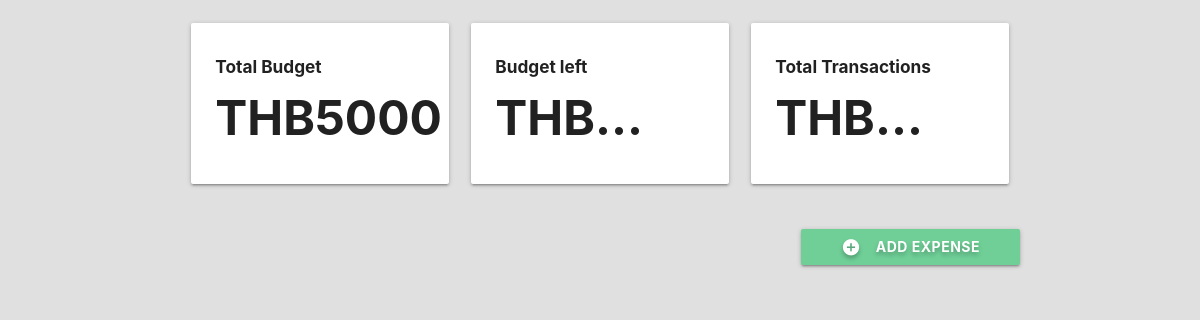
The page /first-web-app on the database as committed earlier.
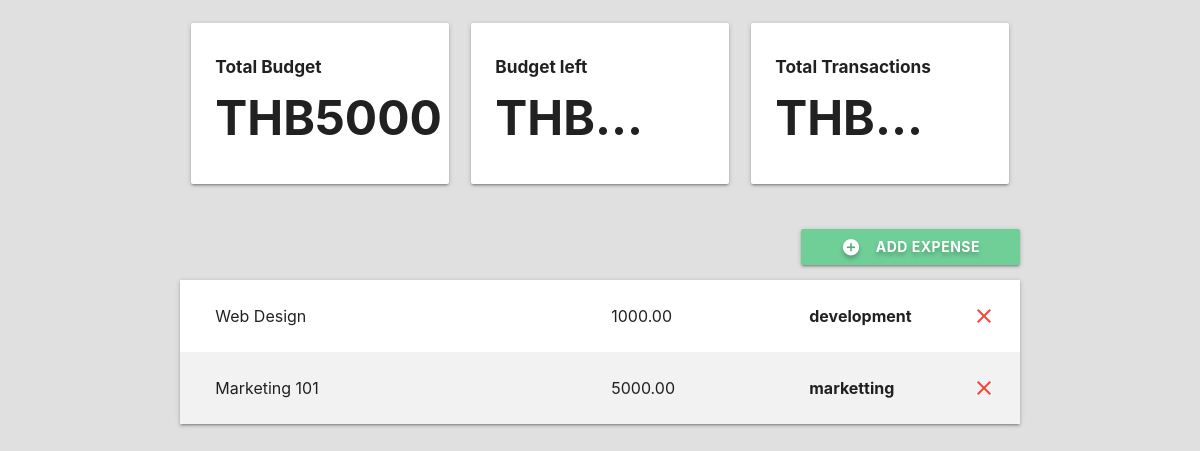
The same page on the database as committed later.
### budget/models.py (models this page shows, shortened)
class Project(models.Model):
    name = models.CharField(max_length=100)
    slug = models.SlugField(max_length=100, unique=True, blank=True)
    budget = models.IntegerField()

class Expense(models.Model):
    project = models.ForeignKey(Project, on_delete=models.CASCADE, related_name='expenses')
    title = models.CharField(max_length=100)
    amount = models.DecimalField(max_digits=8, decimal_places=2)
    category = models.ForeignKey(Category, on_delete=models.CASCADE)

class Category(models.Model):
    project = models.ForeignKey(Project, on_delete=models.CASCADE)
    name = models.CharField(max_length=50)

### budget/views.py (the view, shortened to what this page needs)
# urls.py: path('<slug:project_slug>', views.project_detail, name='detail')
def project_detail(request, project_slug):
    project = get_object_or_404(Project, slug=project_slug)
    if request.method == 'GET':
        category_list = Category.objects.filter(project=project)
        return render(request, 'budget/project-detail.html', {'project': project, 'expense_list': project.expenses.all(), 'category_list': category_list})
    return HttpResponseRedirect(project_slug)

### budget/templates/budget/project-detail.html (shortened to what this page needs)
{% extends 'budget/base.html' %}
{% block content %}
<div class="container">
  <section class="section section-stats">
    <div class="row">
      <div class="col s12 m12 l4">
        <div class="card-panel">
          <h6 class="bold">Total Budget</h6>
          <h1 class="bold">THB{{ project.budget }}</h1>
        </div>
      </div>
      <div class="col s12 m6 l4">
        <div class="card-panel">
          <h6 class="bold">Budget left</h6>
          <h1 class="bold">THB...</h1>
        </div>
      </div>
      <div class="col s12 m6 l4">
        <div class="card-panel">
          <h6 class="bold">Total Transactions</h6>
          <h1 class="bold">THB...</h1>
        </div>
      </div>
    </div>
  </section>
  <section class="section section-expenses">
    <div class="row">
      <button class="btn waves-effect right modal-trigger" href="#expenseModal">
        <i class="material-icons white-text left">add_circle</i>
        Add Expense
      </button>
    </div>
    <ul class="z-depth-1">
      {% for expense in expense_list %}
      <li>
        <div class="card-panel z-depth-0 expense">
          <div class="row">
            <div class="col l6">
              <span class="title">{{ expense.title }}</span>
            </div>
            <div class="col l3">
              <span class="title">{{ expense.amount }}</span>
            </div>
            <div class="col 1">
              <span class="title bold">{{ expense.category.name }}</span>
            </div>
            <i class="material-icons red-text right">close</i>
          </div>
        </div>
      </li>
      {% endfor %}
    </ul>
  </section>
</div>
{% endblock %}

### budget/templates/budget/base.html (shortened to what this page needs)
{% load static %}
<!DOCTYPE html>
<html lang="en">
<head>
  <link rel="stylesheet" href="{% static 'css/style.css' %}">
  <link rel="stylesheet" href="https://cdnjs.cloudflare.com/ajax/libs/materialize/1.0.0/css/materialize.min.css">
</head>
<body>
  {% block content %}
  {% endblock %}
</body>
</html>

### budget/static/css/style.css (style rules this page uses)
html { font-family: 'Montserrat'; background-color: #E0E0E0; }
h1, h6 { font-weight: bold; }
.bold { font-weight: bold; }
.row { margin: 0 !important; }
.section-stats h1 { font-size: 4vw; margin: 15px 0px; }
.section-expenses button { padding: 0px 40px; font-weight: bold; text-shadow: 0px 3px 4px rgba(0, 0, 0, .25); background-color: #6FCF97; }
.section-expenses .expense { font-size: 16px; border-radius: 0; margin: 0; }
.section-expenses li:nth-child(even) .expense { background-color: #F2F2F2; }

Rows that differ between the two databases and show on the page:
added Expense: title "Web Design", amount "1000.00", category.name "development"
added Expense: title "Marketing 101", amount "5000.00", category.name "marketting"
